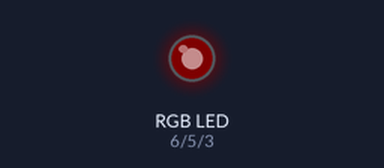
A sketch run on a simulated Arduino Uno, built with avr-gcc and run on an emulated ATmega328P. On the bench: an RGB LED mixed from three pins (HIGH = lit). Dim RGB values are drawn brighter than linear.

Above: at 0.05 s.
At 1.0 s:
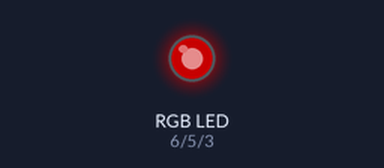
At 1.95 s:
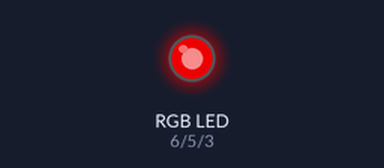
At 3.85 s:
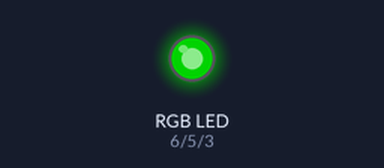
At 5.75 s:
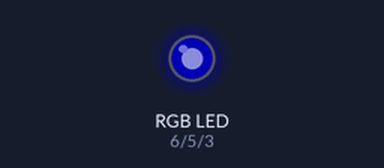
At 7.7 s:
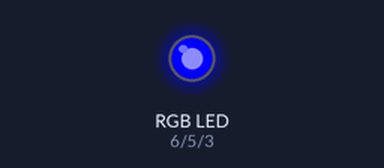
Timing chart, 0 to 10.0 s (numbered marks = the images above):
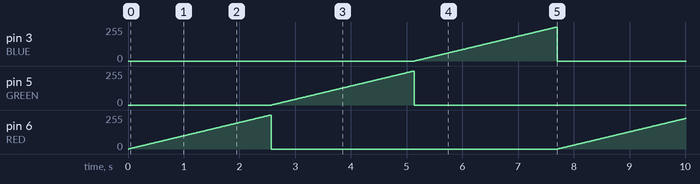

Measured:
- by itself, pin 3 (BLUE), pin 5 (GREEN), pin 6 (RED): ramps from 0/255 to 255/255 and jumps back, once every 7.7 s

The sketch:

RGB_LED.ino
```cpp
// Define Pins
#define BLUE 3
#define GREEN 5
#define RED 6

void setup() {
  // Initialize pins as outputs
  pinMode(RED, OUTPUT);
  pinMode(GREEN, OUTPUT);
  pinMode(BLUE, OUTPUT);
}

void loop() {
  // Example: fade red from 0 to 255
  for (int redValue = 0; redValue <= 255; redValue++) {
    int greenValue = 0;
    int blueValue = 0;

    // Set LED color
    analogWrite(RED, redValue);
    analogWrite(GREEN, greenValue);
    analogWrite(BLUE, blueValue);

    delay(10); // small delay for visible fading effect
  }

  // Example: fade green from 0 to 255
  for (int greenValue = 0; greenValue <= 255; greenValue++) {
    int redValue = 0;
    int blueValue = 0;

    analogWrite(RED, redValue);
    analogWrite(GREEN, greenValue);
    analogWrite(BLUE, blueValue);

    delay(10);
  }

  // Example: fade blue from 0 to 255
  for (int blueValue = 0; blueValue <= 255; blueValue++) {
    int redValue = 0;
    int greenValue = 0;

    analogWrite(RED, redValue);
    analogWrite(GREEN, greenValue);
    analogWrite(BLUE, blueValue);

    delay(10);
  }
}
```
